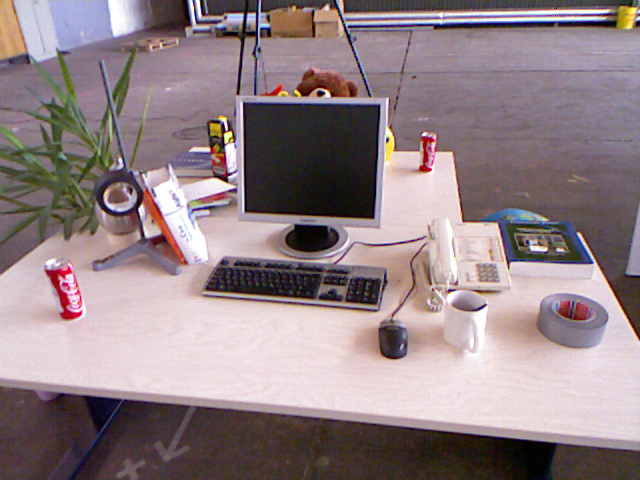
//> input picture slam-learning/ch7-learning/1.png, 640 x 480 px
$ ./feature_extration   (built with g++ and OpenCV 4)
//> lines starting //> are read from the running program, lines starting //| are printed output that depends on the picture
#include <iostream>
// [5 lines of commented-out code are left out]
#include <opencv2/opencv.hpp>


using namespace std;
using namespace cv;


int main(int argc, char** argv)
{


    /*
      * step1: load the original image;
      */
    Mat srcImage = imread("/home/m/workspace/projects/slam-learning/ch7-learning/1.png", 1);
//> srcImage is the input picture: 480 rows x 640 cols, CV_8UC3; mean B, G, R 133.9, 129.9, 146.3
    imshow("original image", srcImage);

    /*
      * define the detect param: use ORB
      */
    Ptr<ORB> orb = ORB::create();

    /*
      * use detect() function to detect keypoints
      */
    vector<KeyPoint> keyPoints;
    orb->detect(srcImage, keyPoints );
//> keyPoints = 500 keypoints; strongest (x, y, size): (323, 93, 31), (322, 92, 37.2), (230, 132, 31), (226, 128, 31)

    /*
      * conpute the extractor and show the keypoints
      */
    Mat descriptors;
    orb->compute(srcImage, keyPoints, descriptors);


    /*
      * FLANN
      */
    flann::Index flannIndex(descriptors, flann::LshIndexParams(12, 20, 2), cvflann::FLANN_DIST_HAMMING);

    /*
      * Actually this is a sequence of image but this is just an example.
      */
    Mat testImage = imread("/home/m/workspace/projects/slam-learning/ch7-learning/2.png", 1);
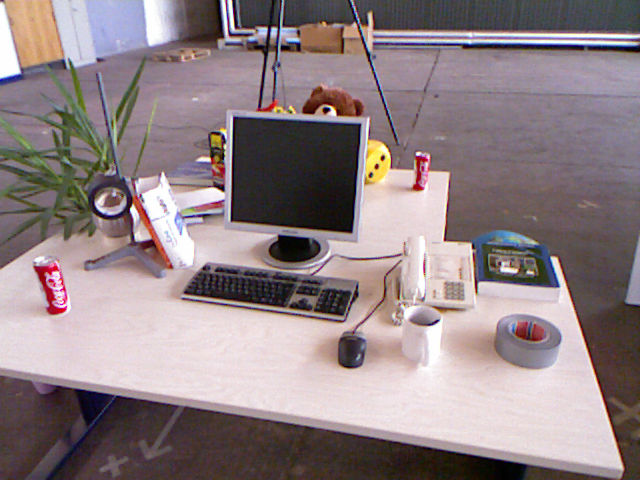
//> input picture slam-learning/ch7-learning/2.png, 640 x 480 px
//> testImage is the input picture: 480 rows x 640 cols, CV_8UC3; mean B, G, R 133.1, 129.9, 144.4
    vector<KeyPoint> testKeyPoints;
    Mat testDescriptors;
    orb->detect(testImage, testKeyPoints);
//> testKeyPoints = 500 keypoints; strongest (x, y, size): (329, 109, 31), (328, 109, 37.2), (383, 157, 31), (327, 109, 44.6)
    orb->compute(testImage, testKeyPoints, testDescriptors);

    /*Match the feature*/
    Mat matchIndex(testDescriptors.rows, 2, CV_32SC1);
    Mat matchDistance(testDescriptors.rows, 2, CV_32SC1);
    flannIndex.knnSearch(testDescriptors, matchIndex, matchDistance, 2, flann::SearchParams());
//> matchIndex = 500 pairs, first value -1 to 498, second value -1 to 499; matchDistance = 500 pairs, first value 4 to 2147483647, second value 11 to 2147483647

    vector<DMatch> goodMatches;
    for (int i = 0; i < matchDistance.rows; i++)
    {
        if(matchDistance.at<float>(i,0) < 0.6 * matchDistance.at<float>(i, 1))
        {
            DMatch dmatchs(i, matchIndex.at<int>(i,0), matchDistance.at<float>(i,1));
            goodMatches.push_back(dmatchs);
        }
    }
//> after the loop, goodMatches = 78 matches

    Mat resultImage;
    drawMatches(testImage, testKeyPoints, srcImage, keyPoints, goodMatches, resultImage);
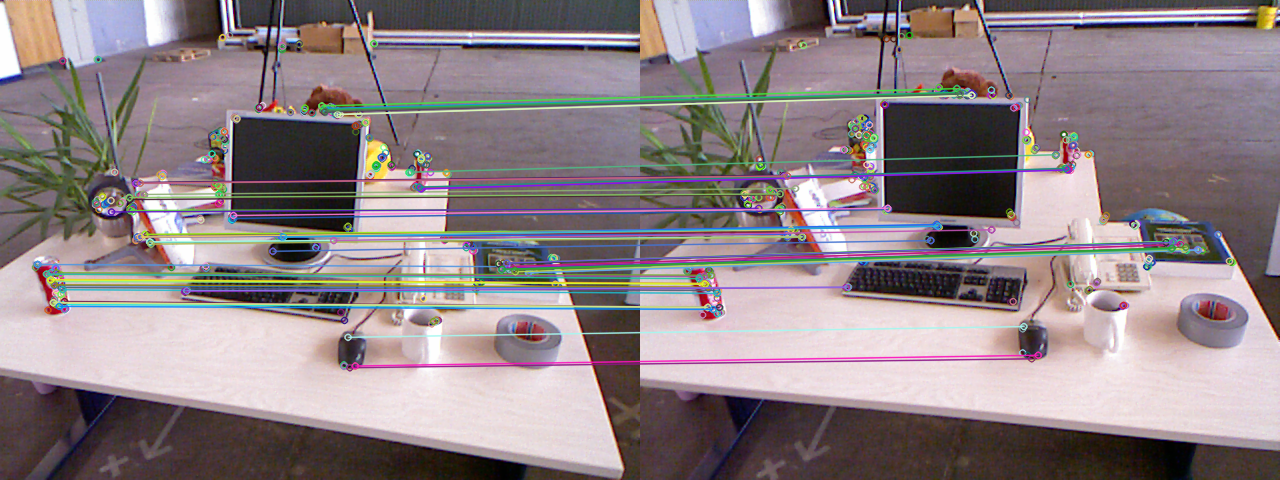
//> resultImage: 480 rows x 1280 cols, CV_8UC3; mean B, G, R 134.3, 130.5, 142.9
    imshow("result of Image", resultImage);

    cout << "We got " << goodMatches.size() << " good Matchs" << endl;
//| We got 78 good Matchs
    cout << "OpenCV version: "
         << CV_MAJOR_VERSION << "."
         << CV_MINOR_VERSION << "."
         << CV_SUBMINOR_VERSION
         << std::endl;


    waitKey(0);


    return 0;
}
